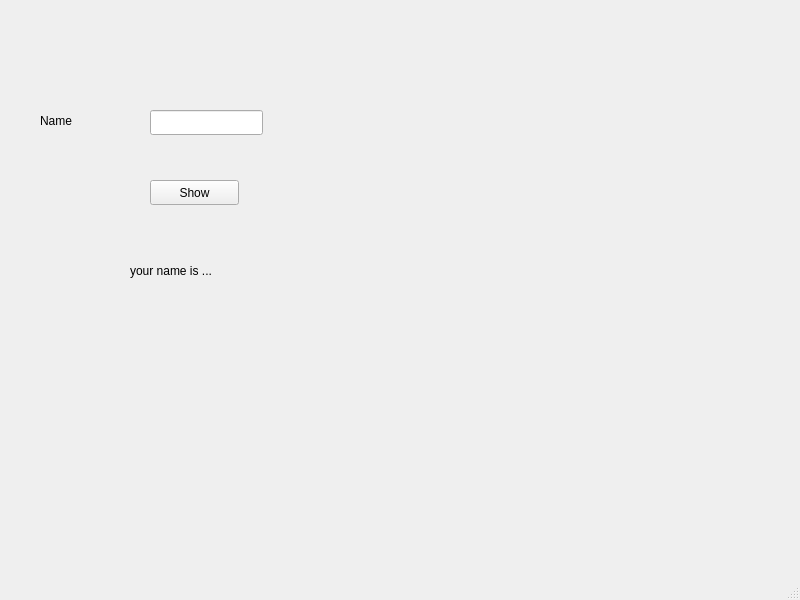
<?xml version="1.0" encoding="UTF-8"?>
<ui version="4.0">
 <class>MainWindow</class>
 <widget class="QMainWindow" name="MainWindow">
  <property name="geometry">
   <rect>
    <x>0</x>
    <y>0</y>
    <width>800</width>
    <height>600</height>
   </rect>
  </property>
  <property name="windowTitle">
   <string>MainWindow</string>
  </property>
  <widget class="QWidget" name="centralwidget">
   <widget class="QLineEdit" name="name_edit">
    <property name="geometry">
     <rect>
      <x>150</x>
      <y>110</y>
      <width>113</width>
      <height>25</height>
     </rect>
    </property>
   </widget>
   <widget class="QLabel" name="label_2">
    <property name="geometry">
     <rect>
      <x>40</x>
      <y>110</y>
      <width>67</width>
      <height>21</height>
     </rect>
    </property>
    <property name="text">
     <string>Name</string>
    </property>
   </widget>
   <widget class="Newbot" name="show_button">
    <property name="geometry">
     <rect>
      <x>150</x>
      <y>180</y>
      <width>89</width>
      <height>25</height>
     </rect>
    </property>
    <property name="text">
     <string>Show</string>
    </property>
   </widget>
   <widget class="QLabel" name="label">
    <property name="geometry">
     <rect>
      <x>130</x>
      <y>240</y>
      <width>131</width>
      <height>61</height>
     </rect>
    </property>
    <property name="text">
     <string>your name is ...</string>
    </property>
   </widget>
  </widget>
  <widget class="QMenuBar" name="menubar">
   <property name="geometry">
    <rect>
     <x>0</x>
     <y>0</y>
     <width>800</width>
     <height>22</height>
    </rect>
   </property>
  </widget>
  <widget class="QStatusBar" name="statusbar"/>
 </widget>
 <customwidgets>
  <customwidget>
   <class>Newbot</class>
   <extends>QPushButton</extends>
   <header>newbot</header>
  </customwidget>
 </customwidgets>
 <resources/>
 <connections/>
</ui>
